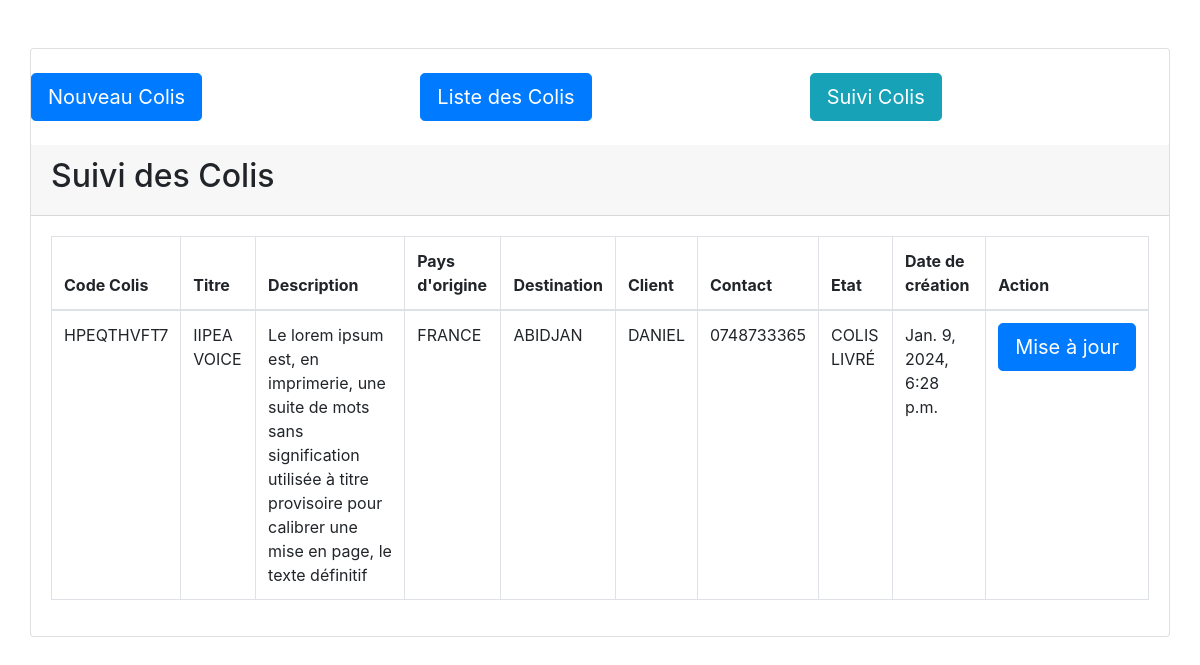
The page / on the database its author committed.
### app/models.py (models this page shows, shortened)
class Colis(models.Model):
    titre = models.CharField(max_length=150)
    description = models.CharField(max_length=150)
    source = models.CharField(max_length=150)
    destination = models.CharField(max_length=150)
    proprietaire = models.CharField(max_length=150)
    contact = models.CharField(max_length=20)
    etat = models.CharField(max_length=100, choices=status,)
    active = models.BooleanField(default=True)
    created = models.DateTimeField(auto_now_add=True)
    date_update = models.DateTimeField(auto_now=True)
    code  = models.CharField(max_length=10,editable=False)
    progression = models.IntegerField(default=0)
    class Meta:
        verbose_name = 'Colis'
        verbose_name_plural = 'Coliss'

### app/views.py (the view)
# urls.py: path('', colis_list, name='colis_list'),
def colis_list(request):
    colis_list = Colis.objects.all()
    return render(request, 'colis_list.html', {'colis_list': colis_list})

### templates/colis_list.html (shortened to what this page needs)
<!doctype html>
<html lang="en">
  <head>
    <link href="//maxcdn.bootstrapcdn.com/bootstrap/4.1.1/css/bootstrap.min.css" rel="stylesheet" id="bootstrap-css">
    <link rel="stylesheet" type="text/css" href="https://cdn.datatables.net/v/bs4/jszip-2.5.0/dt-1.10.20/b-1.6.1/b-colvis-1.6.1/b-html5-1.6.1/b-print-1.6.1/r-2.2.3/datatables.min.css" />
    <link rel="stylesheet" href="https://cdn.jsdelivr.net/npm/bootstrap@4.1.3/dist/css/bootstrap.min.css">
  </head>
  <body>
    <div class="container-fluid">
        <div class="col-md-12">
            <br>
            <br>
            <div class="card">
<br>
                <div class="row">
                    <br>
                    <div class="col">
                        <a href="{% url 'colis_create' %}" class="btn btn-lg  btn-primary">Nouveau Colis</a>
                    </div>
                    <div class="col">
                        <a href="{% url 'colis_list' %}" class="btn btn-lg  btn-primary">Liste des  Colis</a>
                    </div>
                    <div class="col">
                        <a href="{% url 'recherche_colis' %}" class="btn btn-lg  btn-info">Suivi  Colis</a>
                    </div>
                </div>
<br>
                <div class="card-header">
                    <h2>Suivi des Colis</h2>
                </div>
                <div class="card-body">
                    <table class="table table-bordered table-hover" id="table_id">
                        <thead>
                            <tr>
                                <th data-priority="1">Code Colis</th>
                                <th>Titre</th>
                                <th>Description</th>
                                <th>Pays d'origine</th>
                                <th>Destination</th>
                                <th>Client</th>
                                <th>Contact</th>
                                <th>Etat</th>
                                <th>Date de création</th>
                                <th>Action</th>
                            </tr>
                        </thead>
                        <tbody>
                            {% for colis in colis_list %}
                            <tr>
                                <td>{{colis.code | upper }}</td>
                                <td>{{colis.titre | upper }}</td>
                                <td>{{colis.description | safe }}</td>
                                <td>{{colis.source | upper }}</td>
                                <td>{{colis.destination | upper }}</td>
                                <td>{{colis.proprietaire | upper }}</td>
                                <td>{{colis.contact | upper }}</td>
                                <td>{{colis.etat  | upper }}</td>
                                <td>{{colis.created }}</td>
                                <td>
                                    <a href="{% url 'colis_update' pk=colis.pk %}" class="btn btn-lg  btn-primary">Mise à jour</a>
                                </td>
                            </tr>
                            {% endfor %}
                        </tbody>
                    </table>
                </div>
            </div>
        </div>
    </div>
</body>
</html>

### rows shown on the page
Colis: code "HPEQTHVFT7", titre "IIPEA VOICE", description "Le lorem ipsum est, en imprimerie, une suite de mots sans signification utilisée à titre provisoire pour calibrer une mise en page, le texte définitif", source "FRANCE", destination "ABIDJAN", proprietaire "DANIEL", contact "0748733365", etat "COLIS LIVRÉ", created "Jan. 9, 2024, 6:28 p.m."
